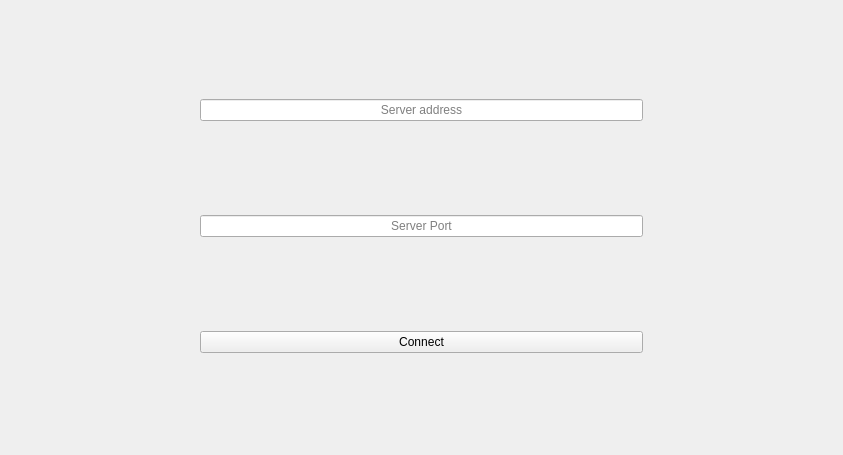
<?xml version="1.0" encoding="UTF-8"?>
<ui version="4.0">
 <class>ConnectionWindow</class>
 <widget class="QWidget" name="ConnectionWindow">
  <property name="geometry">
   <rect>
    <x>0</x>
    <y>0</y>
    <width>843</width>
    <height>455</height>
   </rect>
  </property>
  <property name="minimumSize">
   <size>
    <width>843</width>
    <height>455</height>
   </size>
  </property>
  <property name="windowTitle">
   <string>Connection window</string>
  </property>
  <layout class="QGridLayout" name="gridLayout">
   <property name="leftMargin">
    <number>200</number>
   </property>
   <property name="rightMargin">
    <number>200</number>
   </property>
   <item row="3" column="0">
    <widget class="QPushButton" name="connectionButton">
     <property name="text">
      <string>Connect</string>
     </property>
    </widget>
   </item>
   <item row="2" column="0">
    <widget class="QLineEdit" name="serverPort">
     <property name="alignment">
      <set>Qt::AlignCenter</set>
     </property>
     <property name="placeholderText">
      <string>Server Port</string>
     </property>
    </widget>
   </item>
   <item row="1" column="0">
    <widget class="QLineEdit" name="serverAddress">
     <property name="alignment">
      <set>Qt::AlignCenter</set>
     </property>
     <property name="placeholderText">
      <string>Server address</string>
     </property>
    </widget>
   </item>
  </layout>
 </widget>
 <resources/>
 <connections/>
</ui>
